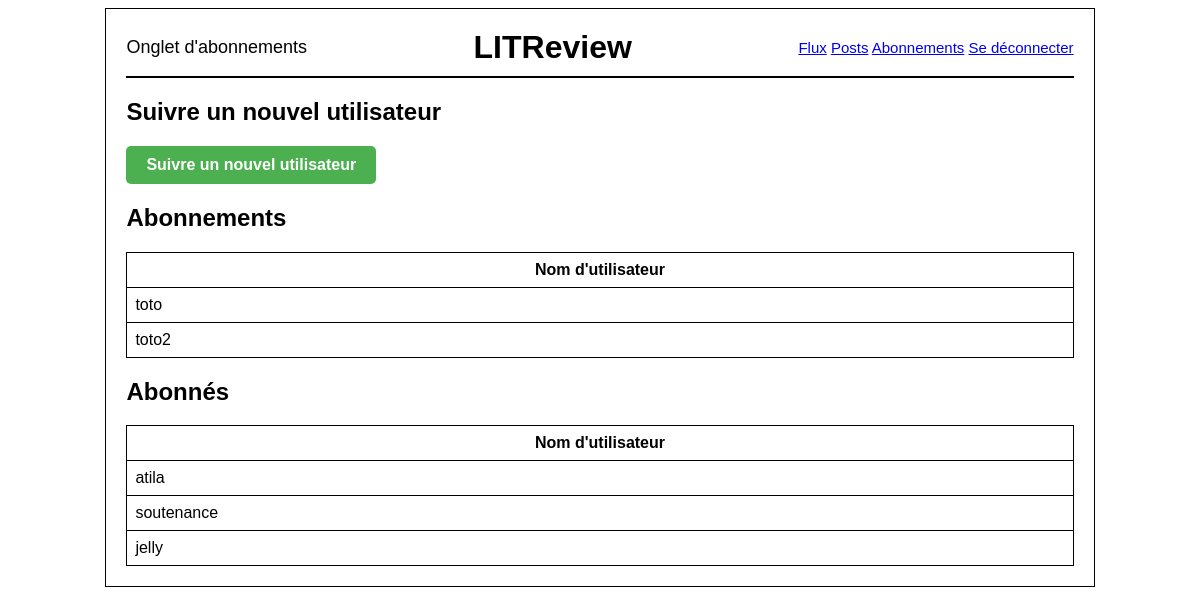
Screenshot of /user-followed/ (signed in) with the database file from the repository.
### review/models.py (models this page shows, shortened)
class UserFollows(models.Model):
    user = models.ForeignKey(User, on_delete=models.CASCADE, related_name="following")
    followed_user = models.ForeignKey(
        User, on_delete=models.CASCADE, related_name="followers"
    )
    class Meta:
        unique_together = ("user", "followed_user")

### authentification/models.py (models this page shows)
class User(AbstractUser):
    REVIEW_CREATOR = "CREATOR"
    SUBSCRIBER = "SUBSCRIBER"
    ROLE_CHOICES = (
        (REVIEW_CREATOR, "créateur de review"),
        (SUBSCRIBER, "abonné"),
    )
    role = models.CharField(
        max_length=30, choices=ROLE_CHOICES, verbose_name="rôle", default=REVIEW_CREATOR
    )
    follows = models.ManyToManyField(
        "self",
        limit_choices_to={"role": REVIEW_CREATOR},
        symmetrical=False,
        verbose_name="follow",
    )
    pass

### review/views.py (the view)
# urls.py: path("user-followed/", review.views.user_followed_list, name="user_followed_list"),
def user_followed_list(request):
    user = request.user
    users_followed = UserFollows.objects.filter(user=user)
    followers = UserFollows.objects.filter(followed_user=user)
    return render(
        request,
        "review/user_followed_list.html",
        {
            "users_followed": users_followed,
            "followers": followers,
        },
    )

### review/templates/review/user_followed_list.html
{% extends 'base.html' %}
{% block title %} Onglet d'abonnements {% endblock title %}
{% block content %}
<h2>Suivre un nouvel utilisateur</h2>
<a href="{% url 'user_followed_create' %}" style="
    display: inline-block;
    padding: 10px 20px;
    background-color: #4CAF50;
    color: white;
    text-align: center;
    border-radius: 5px;
    text-decoration: none;
    font-weight: bold;">
    Suivre un nouvel utilisateur
</a>
<h2>Abonnements</h2>
<table style="width:100%; border-collapse: collapse;">
    <tr>
        <th style="border: 1px solid black; padding: 8px;">Nom d'utilisateur</th>
    </tr>
    {% for user_followed in users_followed %}
    <tr>
        <td style="border: 1px solid black; padding: 8px;">{{ user_followed.followed_user.username }}</td>
    </tr>
    {% endfor %}
</table>
<h2>Abonnés</h2>
<table style="width:100%; border-collapse: collapse;">
    <tr>
        <th style="border: 1px solid black; padding: 8px;">Nom d'utilisateur</th>
    </tr>
    {% for follower in followers %}
    <tr>
        <td style="border: 1px solid black; padding: 8px;">{{ follower.user.username }}</td>
    </tr>
    {% endfor %}
</table>
{% endblock %}

### litrevu/templates/base.html (style rules this page uses)
body { font-family: Arial, sans-serif; }

### rows the page displays
UserFollows: followed_user.username "toto"
UserFollows: followed_user.username "toto2"
UserFollows: user.username "atila"
UserFollows: user.username "soutenance"
UserFollows: user.username "jelly"
